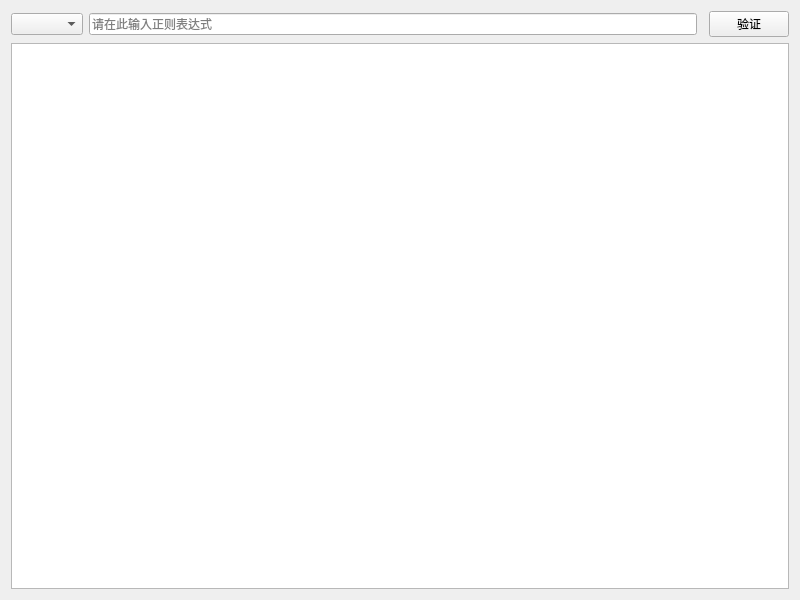
<?xml version="1.0" encoding="UTF-8"?>
<ui version="4.0">
 <class>RegularExpressionValidator</class>
 <widget class="QWidget" name="RegularExpressionValidator">
  <property name="geometry">
   <rect>
    <x>0</x>
    <y>0</y>
    <width>800</width>
    <height>600</height>
   </rect>
  </property>
  <property name="minimumSize">
   <size>
    <width>800</width>
    <height>600</height>
   </size>
  </property>
  <property name="windowTitle">
   <string>RegularExpressionValidator</string>
  </property>
  <layout class="QGridLayout" name="gridLayout">
   <item row="0" column="1">
    <widget class="QLineEdit" name="lineEdit_RegularExpression">
     <property name="placeholderText">
      <string>请在此输入正则表达式</string>
     </property>
    </widget>
   </item>
   <item row="0" column="3">
    <widget class="QPushButton" name="pushButton_Validate">
     <property name="text">
      <string>验证</string>
     </property>
    </widget>
   </item>
   <item row="0" column="0">
    <widget class="QComboBox" name="comboBox_MatchRules"/>
   </item>
   <item row="1" column="0" colspan="4">
    <widget class="QTextEdit" name="textEdit_MatchContent"/>
   </item>
  </layout>
 </widget>
 <resources/>
 <connections/>
</ui>
